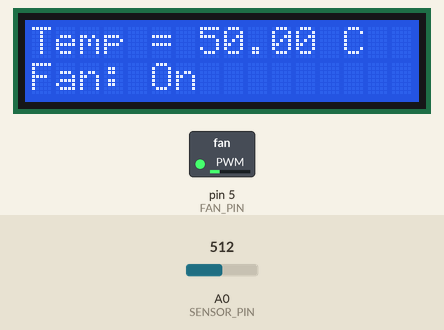
Recording of a sketch running on a simulated Arduino Uno, built with avr-gcc and run on an emulated ATmega328P. On the bench: 16×2 character LCD, switched loads named in the sketch (green lamp = pin HIGH). The inputs (shaded band) are chosen by the test bench; at power-on: A0 (SENSOR_PIN) = 512.

Above: at 1.2 s.
1.3 s: A0 (SENSOR_PIN) set to 225
At 2.3 s:
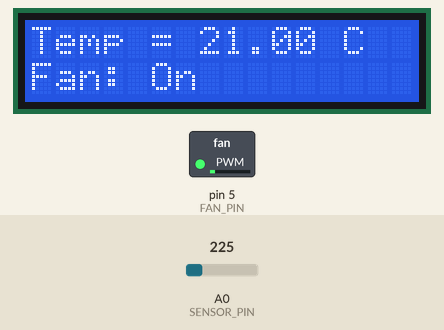
3.1 s: A0 (SENSOR_PIN) set to 196
At 3.8 s:
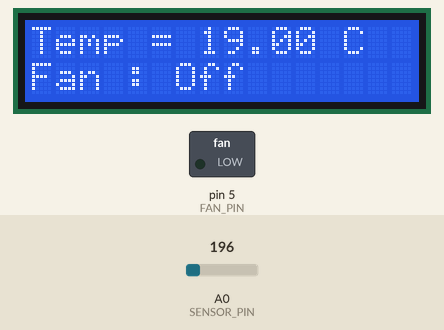
4.7 s: A0 (SENSOR_PIN) set to 716
At 5.4 s:
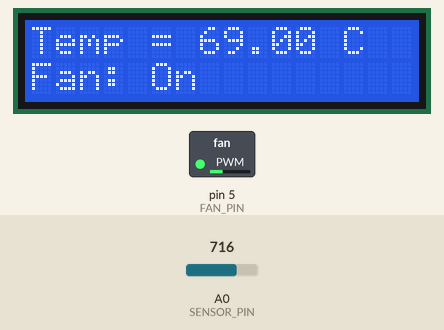
Timing chart, 0 to 7.7 s (numbered marks = the images above; inputs shaded):
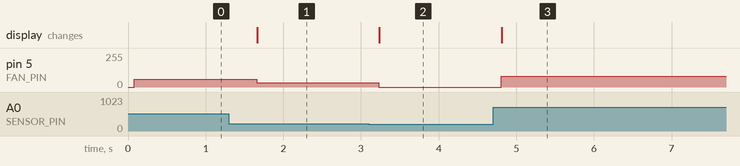

The sketch:

temperature_controlled_fan.ino
```cpp
// Temperature controlled fan
//

#define SENSOR_PIN A0
#define FAN_PIN 5

#include <inttypes.h>
#include <LiquidCrystal_I2C.h>

LiquidCrystal_I2C lcd(32, 16, 2);

uint32_t v_in;	// Read value from Arduino pin
double temperature;	// Temperature in degrees

void setup()
{
  Serial.begin(9600);

  lcd.init();
  lcd.backlight();
}

void loop()
{
  lcd.clear();
  v_in = analogRead(SENSOR_PIN);

  temperature = (v_in * 100) / 1023; // Temperature in Celsius

  lcd.setCursor(0,0);
  String line1 = "Temp = " + String(temperature) + " C";
  lcd.print(line1);

  lcd.setCursor(0,1);
  if (temperature > 20) {
    analogWrite(FAN_PIN, (temperature + 10)); // Duty cycle varies by change in temperature
  	lcd.print("Fan: On");
  }
  else {
    analogWrite(FAN_PIN, 0);
    lcd.print("Fan : Off");
  }

  delay(500);
}
```

Measured:
- the behaviour switches between 215 and 214 on A0 (SENSOR_PIN) (found by bisection; images 1 and 2)
- after the input at 1.3 s, pin 5 (FAN_PIN): 60/255 → 31/255 after 0.36 s; the display: changes after 0.36 s (image 1)
- after the input at 3.1 s, pin 5 (FAN_PIN): 31/255 → 0/255 after 0.13 s; the display: changes after 0.14 s (image 2)
- after the input at 4.7 s, pin 5 (FAN_PIN): 0/255 → 79/255 after 0.11 s; the display: changes after 0.11 s (image 3)
